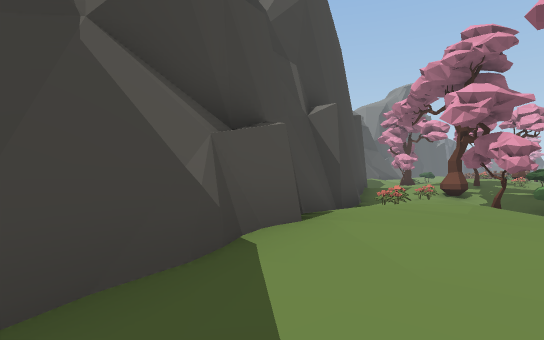
view 1 (above)

16 first-person views from a walk through a scene from a Unity 3-D project. The camera is 1.3 m above the floor, looks level and sees 80° across. The floor is counted in squares, 2 m on a side. Each view is taken from the middle of a square. On the plan, view 1 faces up. The plan holds only what a view shows up to about 10 squares ahead; the rest is blank. The place goes on beyond the plan. The player is left out. Some animated figures are not drawn. Some surface patterns are stand-ins.

view 2
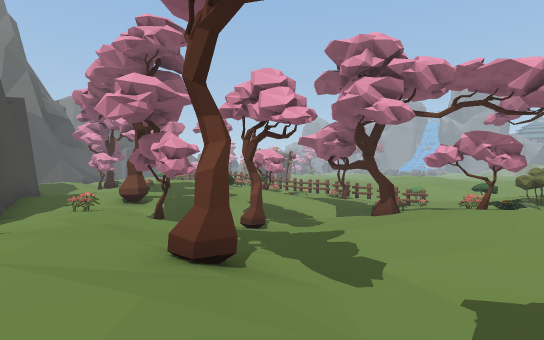

view 3
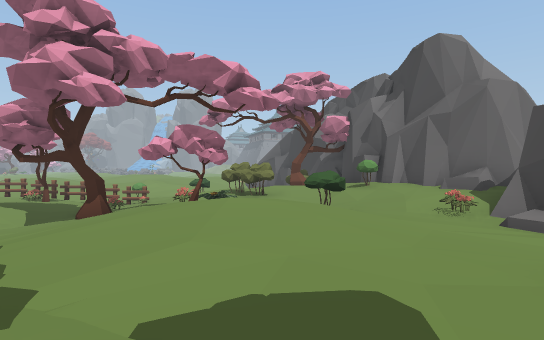

view 4
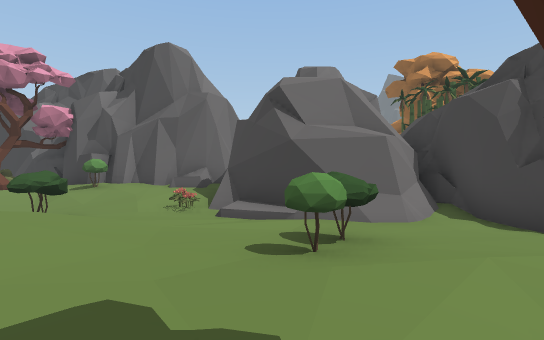

view 5
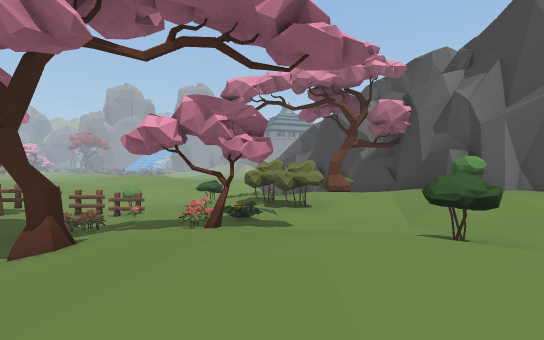

view 6
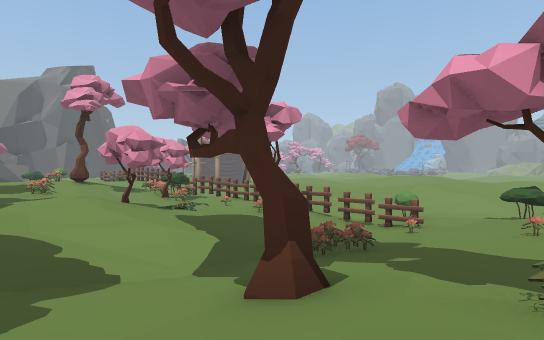

view 7
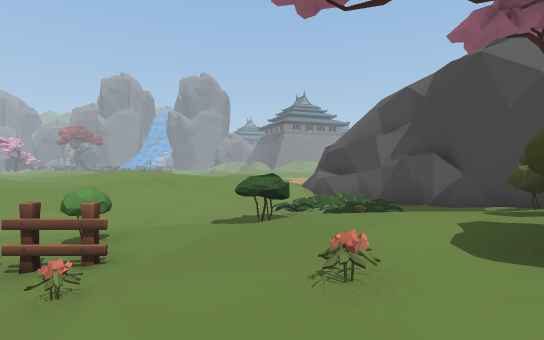

view 8
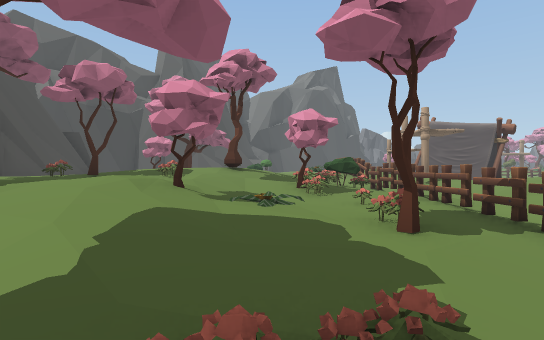

view 9
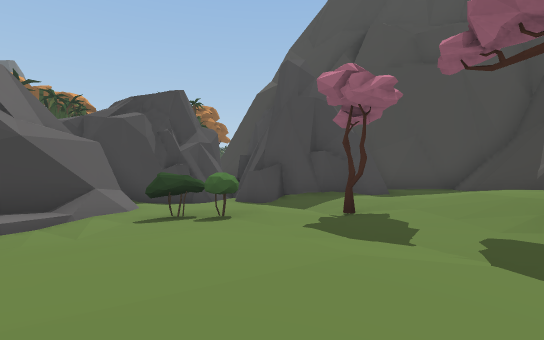

view 10
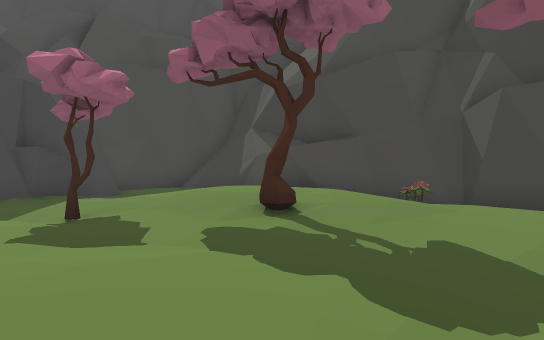

view 11
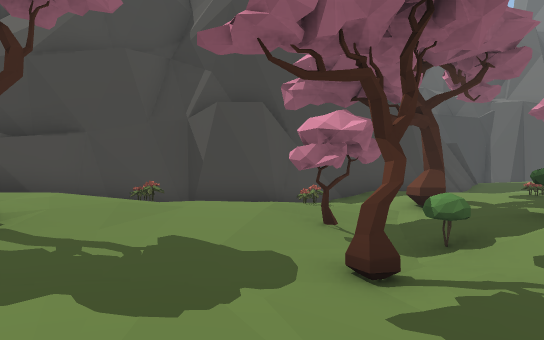

view 12
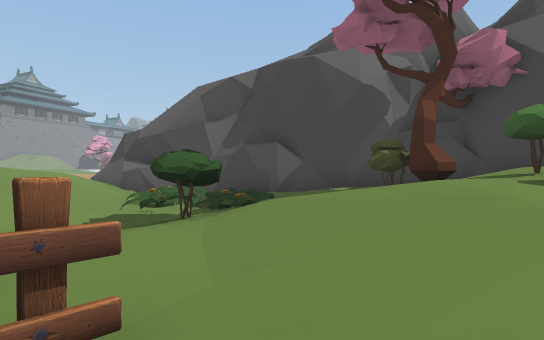

view 13
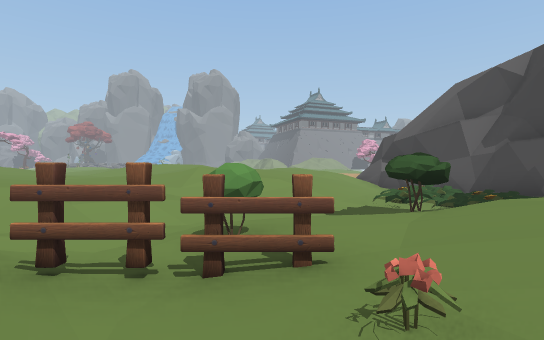

view 14
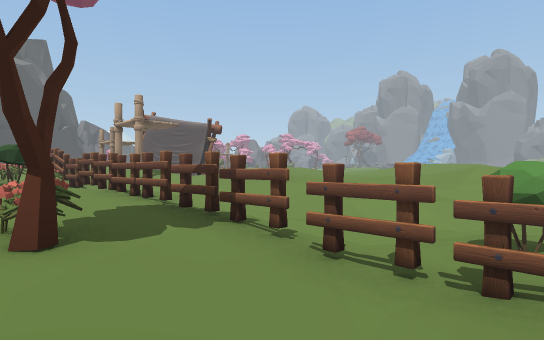

view 15
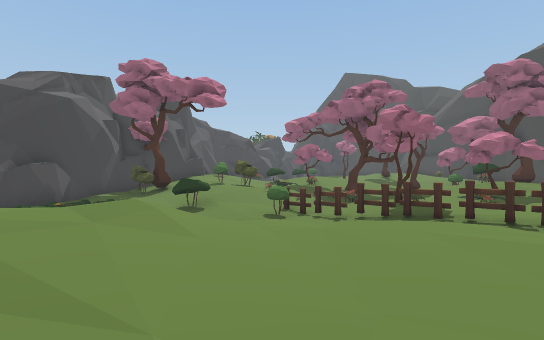

view 16
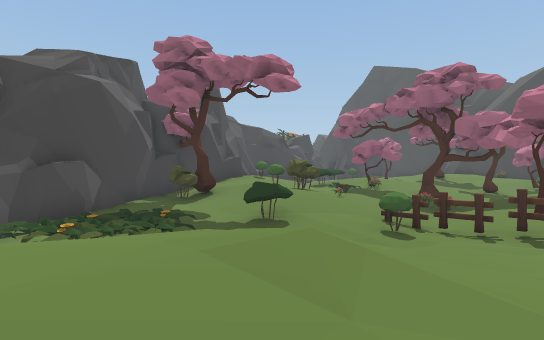

### Floor plan
Key: @ floor where view 1 was taken; # wall or solid block; . main floor; : floor 0.25 m higher than the main floor; - floor 0.25 m lower than the main floor; + floor 0.5 m higher than the main floor; _ floor 0.5 m lower than the main floor; * floor 0.75 m higher than the main floor; < floor 0.75 m lower than the main floor; % floor 1 m higher than the main floor; ( floor 1 m lower than the main floor; / step, stairs or slope; = window, fence, low wall or low ledge; T tree; F flower; P plant; E fence; O other object.
Columns run from 3 left of view 1 to 22 right of it. Each row starts with its distance up from view 1.
 12       #+++FT+O:.T-E_/.:...
 11      ##:++++++.-F-E_......
 10      #-.TT:+++P-O-E<-.....
  9      #.:..:O:+T--_E<_--.:.
  8      #:F-_O....-F_E(<--/::
  7     #.:+T___//-_T<E((</+++
  6    ##F++.T__<<<F<<EO<<_.::
  5    #+**:.---_T___F<_<(//..
  4    #***:......---F--O<((//
  3   ##%%T:.::::TF-..:._<PPP(
  2   #*%%/:::+++:.POO:-<<PPPO
  1 ###***:::++*+.-.O+:-__<P##
  0 #++@++T:::++OO..:+ TO_###
 -1 ##+#+:.:O:::..:+++  ###
 -2  ####:.:O...F+*O####
 -3     ##....=##+###
 -4      #../######
 -5      ##-##
 -6      #####

Positions as (right, up) in squares from view 1, and headings:
1: (0, 0), facing up
2: (2, 1), facing up-right
3: (3, 1), facing right
4: (3, 1), facing down-right
5: (6, 2), facing right
6: (8, 3), facing up-right
7: (12, 4), facing right
8: (12, 5), facing up
9: (8, 3), facing down-left
10: (8, 3), facing left
11: (8, 3), facing up-left
12: (14, 6), facing down-right
13: (13, 6), facing right
14: (13, 6), facing up-right
15: (22, 12), facing down-left
16: (22, 9), facing down-left
